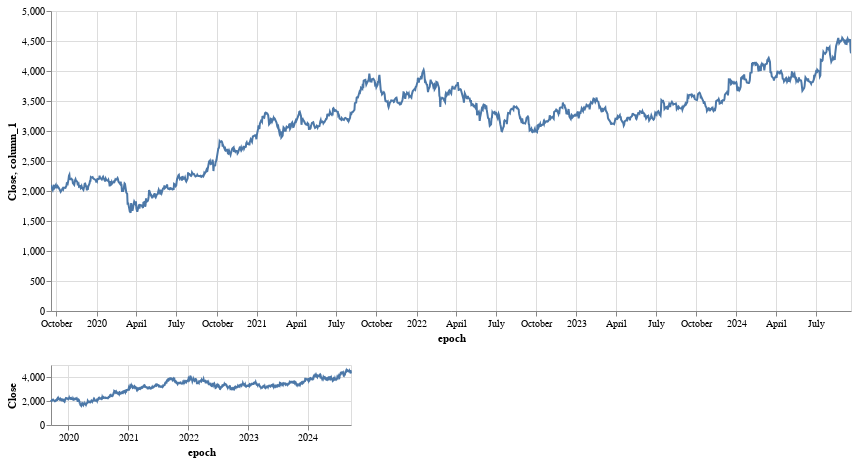

This figure's notebook cell:
### Code cell
brush = alt.selection_interval(encodings=['x'])
lower = alt.Chart(fd1).mark_line().encode(x='epoch:T',y='Close:Q',tooltip=['Close:Q','epoch:T']).properties(height=60).add_params(brush)
(alt.Chart(fd1).mark_line().encode(x=alt.X('epoch:T').scale(domain=brush),y='Close:Q',tooltip=['Close:Q','epoch:T']).properties(width=800) + alt.Chart(pp).mark_line().encode(x=
                                                                alt.X('epoch:T').scale(domain=brush), y='column_1:Q',tooltip=['column_1:Q','epoch:T']).properties(width=800)) & lower

### Figure 1 — Vega-Lite specification as saved in the notebook (floating-point values rounded to 4 significant figures; data arrays with more than 128 entries replaced by an {"elided": "..."} marker saying what was removed)
{"config": {"view": {"continuousWidth": 300, "continuousHeight": 300}}, "vconcat": [{"layer": [{"data": {"name": "data-8f914bc7a8edc0fa37da4c2e577e3490"}, "mark": {"type": "line"}, "encoding": {"tooltip": [{"field": "Close", "type": "quantitative"}, {"field": "epoch", "type": "temporal"}], "x": {"field": "epoch", "scale": {"domain": {"param": "param_6"}}, "type": "temporal"}, "y": {"field": "Close", "type": "quantitative"}}}, {"data": {"name": "data-33e36fef5d7add898bd5dac9b55afffb"}, "mark": {"type": "line"}, "encoding": {"tooltip": [{"field": "column_1", "type": "quantitative"}, {"field": "epoch", "type": "temporal"}], "x": {"field": "epoch", "scale": {"domain": {"param": "param_6"}}, "type": "temporal"}, "y": {"field": "column_1", "type": "quantitative"}}}], "width": 800}, {"data": {"name": "data-8f914bc7a8edc0fa37da4c2e577e3490"}, "mark": {"type": "line"}, "encoding": {"tooltip": [{"field": "Close", "type": "quantitative"}, {"field": "epoch", "type": "temporal"}], "x": {"field": "epoch", "type": "temporal"}, "y": {"field": "Close", "type": "quantitative"}}, "height": 60, "name": "view_4"}], "params": [{"name": "param_6", "select": {"type": "interval", "encodings": ["x"]}, "views": ["view_4"]}], "$schema": "https://vega.github.io/schema/vega-lite/v5.20.1.json", "datasets": {"data-8f914bc7a8edc0fa37da4c2e577e3490": {"elided": "1244 records"}, "data-33e36fef5d7add898bd5dac9b55afffb": [{"epoch": "2024-09-04T00:00:00", "column_1": 4514.0}, {"epoch": "2024-09-05T00:00:00", "column_1": 4508.0}, {"epoch": "2024-09-06T00:00:00", "column_1": 4497.0}, {"epoch": "2024-09-09T00:00:00", "column_1": 4510.0}, {"epoch": "2024-09-10T00:00:00", "column_1": 4520.0}, {"epoch": "2024-09-11T00:00:00", "column_1": 4539.0}, {"epoch": "2024-09-12T00:00:00", "column_1": 4508.0}, {"epoch": "2024-09-13T00:00:00", "column_1": 4497.0}, {"epoch": "2024-09-16T00:00:00", "column_1": 4517.0}, {"epoch": "2024-09-17T00:00:00", "column_1": 4512.0}, {"epoch": "2024-09-18T00:00:00", "column_1": 4514.0}, {"epoch": "2024-09-19T00:00:00", "column_1": 4508.0}]}}
